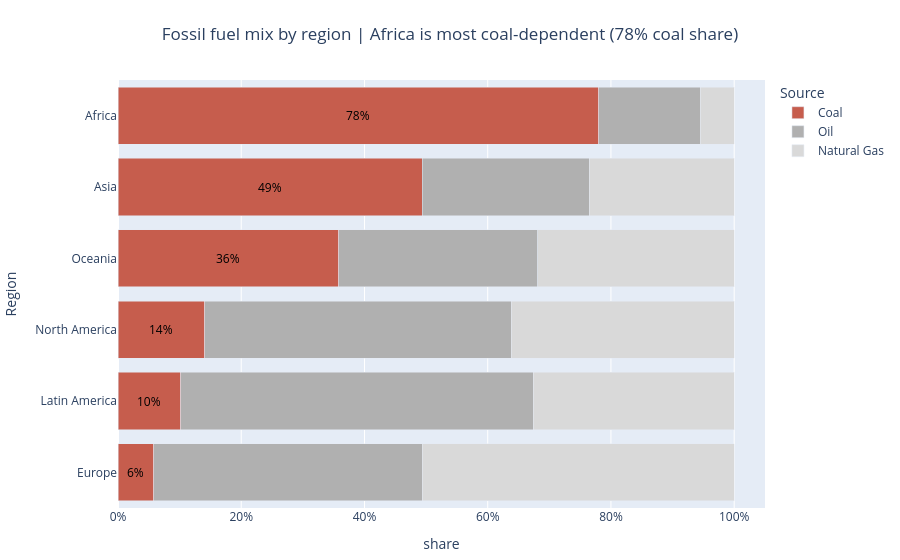

The code cell stored with this chart in its notebook:
### Markdown cell above
## Task 3 — 100% stacked bar: which region relies most on coal?

**What to build:** A horizontal 100% stacked bar chart showing, for each **Region**, how its fossil energy splits between Coal, Oil and Natural Gas. This is the **same data as your Task 1 treemap**, visualised a second way.

**Requirements:**
- Reuse `df_fossil` from Task 1; aggregate TWh by `Region` × `Source` and convert to **shares of each region's fossil total**
- Horizontal bars, regions **sorted by coal share** (highest at the top)
- Coal is the segment on the baseline (first in `category_orders`) and the **only coloured segment** — keep it the same colour as in Task 1; Oil and Natural Gas in two greys
- Percentage labels on the coal segments only
- Insight title naming the most coal-dependent region and its coal share

> 💡 `df.groupby('Region')['TWh'].transform('sum')` gives each row its region total

### Code cell
# Task 3
# YOUR CODE HERE
# Task 3

# Reuse fossil data from Task 1
df_fossil = df.loc[df['Source_Type'] == 'Fossil', ['Region', 'Country', 'Source', 'TWh']].copy()

# Aggregate by Region x Source
df_region_source = df_fossil.groupby(['Region', 'Source'], as_index=False)['TWh'].sum()

# Add region totals and percentage shares
region_total = (
    df_fossil.groupby('Region', as_index=False)['TWh']
    .sum()
    .rename(columns={'TWh': 'Region_total'})
)
df_region_source = df_region_source.merge(region_total, on='Region')
df_region_source['share'] = df_region_source['TWh'] / df_region_source['Region_total']

# Sort regions by coal share, highest at top
coal_order = (
    df_region_source.loc[df_region_source['Source'] == 'Coal']
    .sort_values('share', ascending=False)['Region']
    .tolist()
)

df_region_source['Region'] = pd.Categorical(
    df_region_source['Region'],
    categories=coal_order,
    ordered=True
)

df_region_source = df_region_source.sort_values('Region')

fig3 = px.bar(
    df_region_source,
    x='share',
    y='Region',
    color='Source',
    orientation='h',
    barmode='stack',
    category_orders={'Region': coal_order, 'Source': ['Coal', 'Oil', 'Natural Gas']},
    color_discrete_map={
        'Coal': '#c65d4d',
        'Oil': '#b0b0b0',
        'Natural Gas': '#d9d9d9'
    },
    title='Fossil fuel mix by region | Africa is most coal-dependent (78% coal share)'
)

fig3.update_xaxes(tickformat='.0%', range=[0, 1.05])
fig3.update_layout(
    margin=dict(t=80, l=10, r=30, b=20),
    title_x=0.5
)

# Coal labels only
for row in df_region_source[df_region_source['Source'] == 'Coal'].itertuples():
    fig3.add_annotation(
        x=row.share / 2,
        y=row.Region,
        text=f'{row.share * 100:.0f}%',
        showarrow=False,
        font=dict(size=12, color='black'),
        xanchor='center',
        yanchor='middle'
    )

fig3.show()

### Figure 1 — Plotly figure (JSON) as saved in the notebook; plotly's stock layout.template omitted (floating-point values rounded to 4 significant figures)
{"data": [{"hovertemplate": "Source=Coal<br>share=%{x}<br>Region=%{y}<extra></extra>", "legendgroup": "Coal", "marker": {"color": "#c65d4d", "pattern": {"shape": ""}}, "name": "Coal", "orientation": "h", "showlegend": true, "textposition": "auto", "type": "bar", "x": [0.7804, 0.4937, 0.3585, 0.1406, 0.1019, 0.05765], "xaxis": "x", "y": ["Africa", "Asia", "Oceania", "North America", "Latin America", "Europe"], "yaxis": "y"}, {"hovertemplate": "Source=Oil<br>share=%{x}<br>Region=%{y}<extra></extra>", "legendgroup": "Oil", "marker": {"color": "#b0b0b0", "pattern": {"shape": ""}}, "name": "Oil", "orientation": "h", "showlegend": true, "textposition": "auto", "type": "bar", "x": [0.1648, 0.2711, 0.3223, 0.4973, 0.5718, 0.4364, 0.5271], "xaxis": "x", "y": ["Africa", "Asia", "Oceania", "North America", "Latin America", "Europe", null], "yaxis": "y"}, {"hovertemplate": "Source=Natural Gas<br>share=%{x}<br>Region=%{y}<extra></extra>", "legendgroup": "Natural Gas", "marker": {"color": "#d9d9d9", "pattern": {"shape": ""}}, "name": "Natural Gas", "orientation": "h", "showlegend": true, "textposition": "auto", "type": "bar", "x": [0.05476, 0.2352, 0.3192, 0.3621, 0.3264, 0.5059, 0.4729], "xaxis": "x", "y": ["Africa", "Asia", "Oceania", "North America", "Latin America", "Europe", null], "yaxis": "y"}], "layout": {"annotations": [{"font": {"color": "black", "size": 12}, "showarrow": false, "text": "78%", "x": 0.3902, "xanchor": "center", "y": "Africa", "yanchor": "middle"}, {"font": {"color": "black", "size": 12}, "showarrow": false, "text": "49%", "x": 0.2468, "xanchor": "center", "y": "Asia", "yanchor": "middle"}, {"font": {"color": "black", "size": 12}, "showarrow": false, "text": "36%", "x": 0.1793, "xanchor": "center", "y": "Oceania", "yanchor": "middle"}, {"font": {"color": "black", "size": 12}, "showarrow": false, "text": "14%", "x": 0.0703, "xanchor": "center", "y": "North America", "yanchor": "middle"}, {"font": {"color": "black", "size": 12}, "showarrow": false, "text": "10%", "x": 0.05095, "xanchor": "center", "y": "Latin America", "yanchor": "middle"}, {"font": {"color": "black", "size": 12}, "showarrow": false, "text": "6%", "x": 0.02882, "xanchor": "center", "y": "Europe", "yanchor": "middle"}], "barmode": "stack", "legend": {"title": {"text": "Source"}, "tracegroupgap": 0}, "margin": {"b": 20, "l": 10, "r": 30, "t": 80}, "title": {"text": "Fossil fuel mix by region | Africa is most coal-dependent (78% coal share)", "x": 0.5}, "xaxis": {"anchor": "y", "domain": [0, 1], "range": [0, 1.05], "tickformat": ".0%", "title": {"text": "share"}}, "yaxis": {"anchor": "x", "categoryarray": ["Europe", "Latin America", "North America", "Oceania", "Asia", "Africa"], "categoryorder": "array", "domain": [0, 1], "title": {"text": "Region"}}}}
